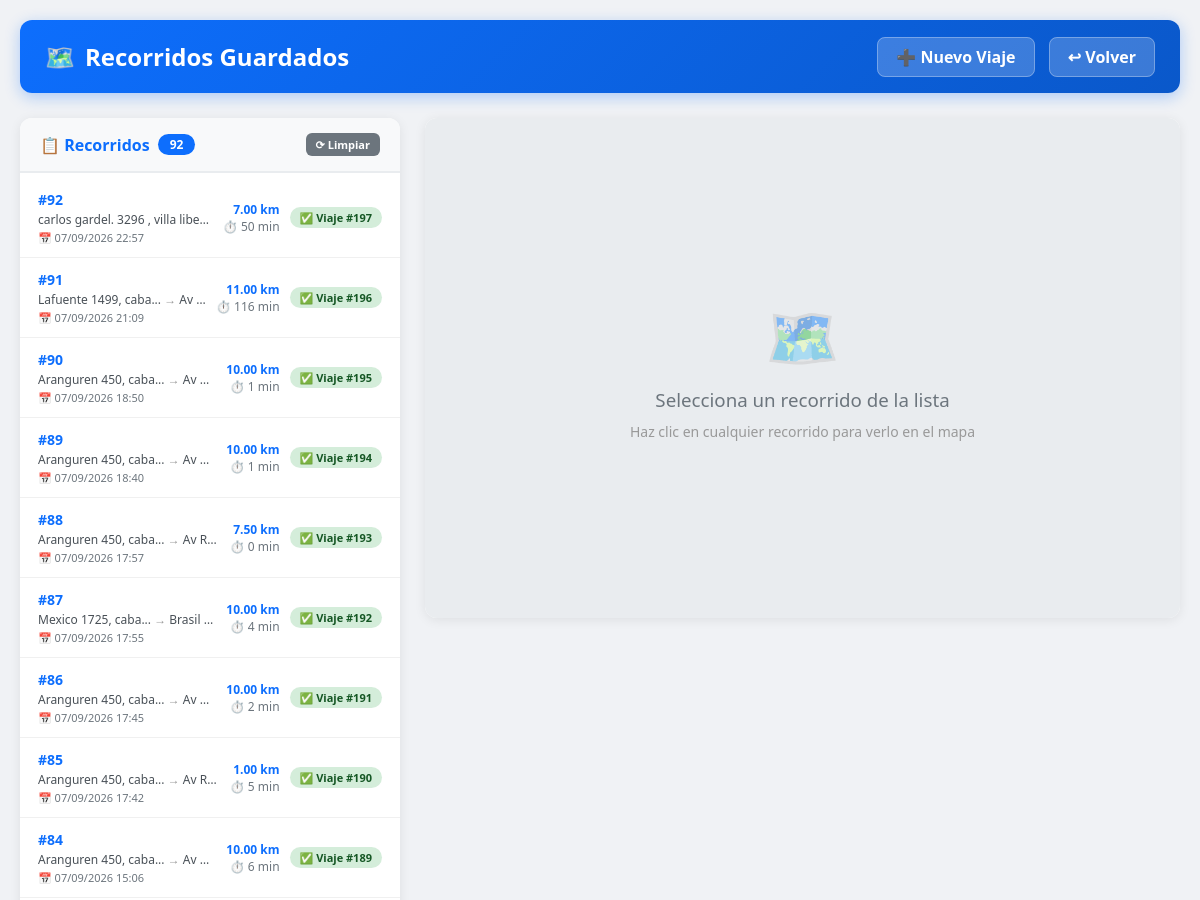
The page /php/00_administracion/despacho_viajes/ver_recorrido_mapa.php (upper part) on the database as committed earlier.
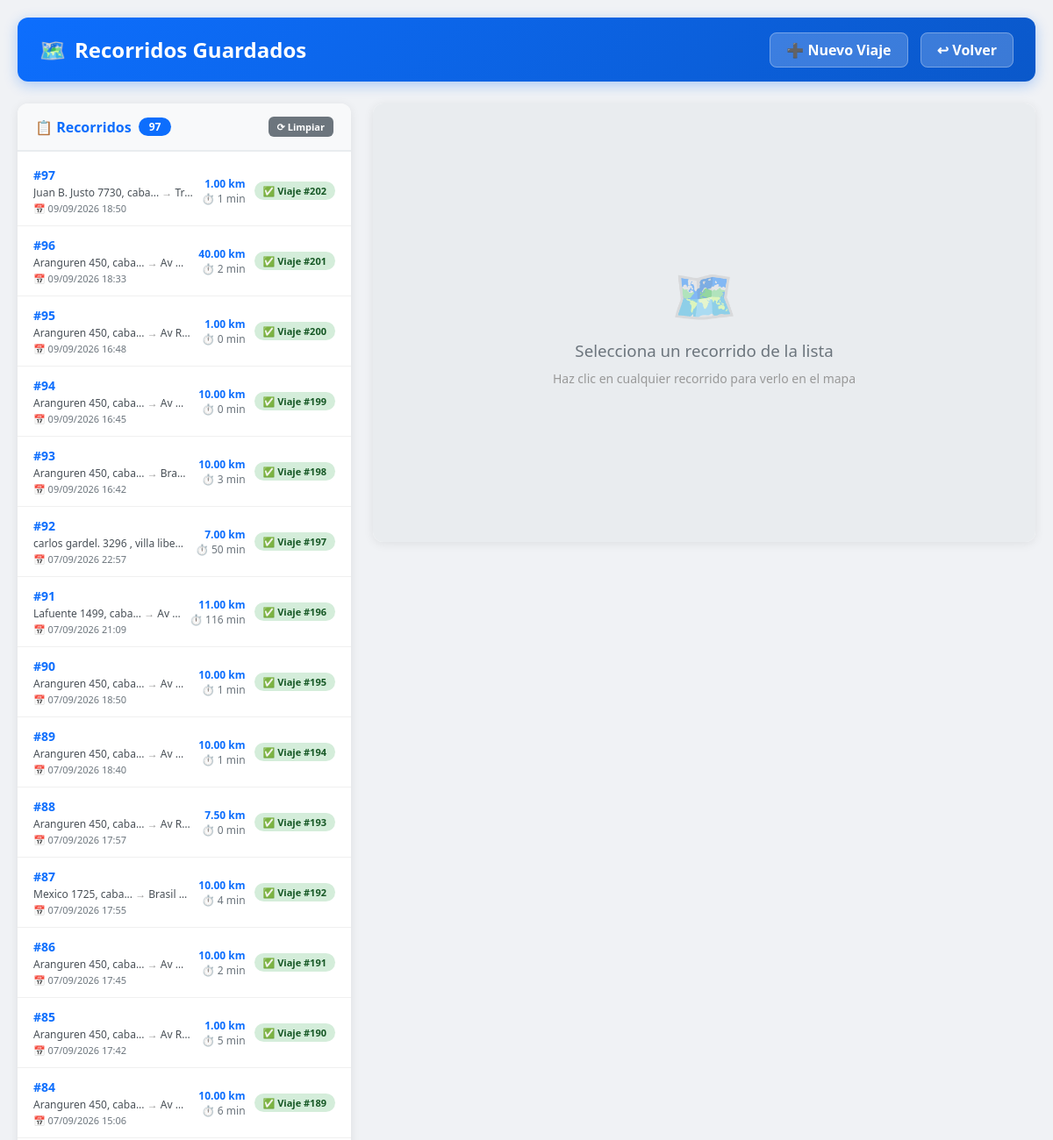
The same page on the database as committed later.
### tables this page shows
CREATE TABLE `recorridos_viaje` (
  `id` int(11) NOT NULL AUTO_INCREMENT,
  `id_viaje` int(11) DEFAULT NULL,
  `movil` varchar(20) NOT NULL,
  `origen` varchar(200) NOT NULL,
  `destino` varchar(200) NOT NULL,
  `origen_lat` decimal(10,8) DEFAULT NULL,
  `origen_lng` decimal(11,8) DEFAULT NULL,
  `destino_lat` decimal(10,8) DEFAULT NULL,
  `destino_lng` decimal(11,8) DEFAULT NULL,
  `distancia` decimal(10,2) DEFAULT NULL COMMENT 'Distancia en km',
  `tiempo` int(11) DEFAULT NULL COMMENT 'Tiempo en minutos',
  `fecha_registro` timestamp NOT NULL DEFAULT current_timestamp(),
  PRIMARY KEY (`id`),
  KEY `idx_viaje` (`id_viaje`),
  KEY `idx_movil` (`movil`)
);

### php/00_administracion/despacho_viajes/ver_recorrido_mapa.php (the view, shortened to what this page needs)
<?php
$conn = conexion();
$id_recorrido = isset($_GET['id']) ? (int)$_GET['id'] : 0;
$recorrido = null;
$viaje = null;
$stmt = $conn->query("SELECT * FROM recorridos_viaje ORDER BY id DESC");
$recorridos = $stmt->fetchAll(PDO::FETCH_ASSOC);
?>
<!DOCTYPE html>
<html lang="es">
<head>
    <link rel="stylesheet" href="https://unpkg.com/leaflet@1.9.4/dist/leaflet.css" />
</head>
<body>
    <div class="container">
        <div class="header">
            <h1><span>🗺️</span> Recorridos Guardados</h1>
            <div>
                <a href="carga_viajes.php" class="btn-volver" style="margin-right:10px;">➕ Nuevo Viaje</a>
                <a href="lista_viajes.php" class="btn-volver">↩ Volver</a>
            </div>
        </div>
        <div class="main-content">
            <div class="listado-container">
                <div class="listado-header">
                    <h3>
                        📋 Recorridos
                        <span class="badge-total"><?= count($recorridos) ?></span>
                    </h3>
                    <div style="display:flex; gap:8px;">
                        <a href="?id=0" class="btn-ver-rec secundario" style="font-size:11px; padding:4px 10px;">⟳ Limpiar</a>
                    </div>
                </div>
                <div class="listado-scroll">
                    <?php if (empty($recorridos)): ?>
                        <div class="empty-listado">
                            <div class="icono">🗺️</div>
                            <p>No hay recorridos guardados</p>
                            <p class="subtitulo">
                                Ve a <a href="carga_viajes.php" style="color:#0d6efd;">carga de viajes</a>,
                                ingresa Origen y Destino y presiona "RECORRIDO"
                            </p>
                        </div>
                    <?php else: ?>
                        <?php foreach ($recorridos as $r): ?>
                            <a href="?id=<?= $r['id'] ?>" style="text-decoration:none; color:inherit; display:block;">
                                <div class="recorrido-item <?= ($id_recorrido == $r['id']) ? 'active' : '' ?>">
                                    <div class="info">
                                        <div class="id">#<?= $r['id'] ?></div>
                                        <div class="direcciones">
                                            <?= htmlspecialchars(substr($r['origen'], 0, 35)) ?>...
                                            <span style="color:#999;">→</span>
                                            <?= htmlspecialchars(substr($r['destino'], 0, 35)) ?>...
                                        </div>
                                        <div class="fecha">📅 <?= date('d/m/Y H:i', strtotime($r['fecha_registro'])) ?></div>
                                    </div>
                                    <div class="distancia-tiempo">
                                        <span class="km"><?= $r['distancia'] ?> km</span>
                                        <span style="color:#6c757d;">⏱️ <?= $r['tiempo'] ?> min</span>
                                    </div>
                                    <span class="estado-badge <?= $r['id_viaje'] ? 'con-viaje' : 'sin-viaje' ?>">
                                        <?= $r['id_viaje'] ? '✅ Viaje #' . $r['id_viaje'] : '⏳ Sin viaje' ?>
                                    </span>
                                </div>
                            </a>
                        <?php endforeach; ?>
                    <?php endif; ?>
                </div>
            </div>
            <div class="mapa-container">
                <?php if ($id_recorrido > 0 && $recorrido): ?>
                    <div id="map"></div>
                    <div class="detalles-container">
                        <div style="display:flex; justify-content:space-between; align-items:center; flex-wrap:wrap; gap:10px; margin-bottom:12px;">
                            <h3 style="color:#0d6efd;">📋 Recorrido #<?= $id_recorrido ?></h3>
                            <?php if ($recorrido['id_viaje']): ?>
                                <a href="lista_viajes.php?editar=<?= $recorrido['id_viaje'] ?>" class="btn-ver-rec">
                                    📝 Ver Viaje #<?= $recorrido['id_viaje'] ?>
                                </a>
                            <?php endif; ?>
                        </div>
                        <div class="grid">
                            <div class="item">
                                <span class="label">📍 Origen:</span>
                                <span class="valor"><?= htmlspecialchars($recorrido['origen']) ?></span>
                            </div>
                            <div class="item">
                                <span class="label">📍 Destino:</span>
                                <span class="valor"><?= htmlspecialchars($recorrido['destino']) ?></span>
                            </div>
                            <div class="item">
                                <span class="label">📏 Distancia:</span>
                                <span class="valor destacado"><?= $recorrido['distancia'] ?> km</span>
                            </div>
                            <div class="item">
                                <span class="label">⏱️ Tiempo:</span>
                                <span class="valor destacado"><?= $recorrido['tiempo'] ?> min</span>
                            </div>
                            <div class="item">
                                <span class="label">🚗 Móvil:</span>
                                <span class="valor"><?= $recorrido['movil'] ?></span>
                            </div>
                            <div class="item">
                                <span class="label">📅 Fecha:</span>
                                <span class="valor"><?= date('d/m/Y H:i', strtotime($recorrido['fecha_registro'])) ?></span>
                            </div>
                            <div class="item" style="grid-column: 1 / -1;">
                                <span class="label">📌 Estado:</span>
                                <span class="valor">
                                    <?php if ($recorrido['id_viaje']): ?>
                                        <span style="color:#28a745; font-weight:600;">✅ Asignado al viaje #<?= $recorrido['id_viaje'] ?></span>
                                    <?php else: ?>
                                        <span style="color:#856404; font-weight:600;">⏳ Sin viaje asignado</span>
                                    <?php endif; ?>
                                </span>
                            </div>
                            <?php if ($viaje): ?>
                                <div class="item" style="grid-column: 1 / -1; background: #d4edda; padding: 8px 12px; border-radius: 6px;">
                                    <span class="label">📝 Viaje:</span>
                                    <span class="valor">
                                        #<?= $viaje['id'] ?> - <?= htmlspecialchars($viaje['nombre_pasaj']) ?>
                                        (<?= $viaje['estado'] ?>)
                                        <?php if ($viaje['asignado_a']): ?>
                                            - Móvil <?= $viaje['asignado_a'] ?>
                                        <?php endif; ?>
                                    </span>
                                </div>
                            <?php endif; ?>
                        </div>
                    </div>
                <?php else: ?>
                    <div class="mapa-placeholder">
                        <div class="icono">🗺️</div>
                        <h3>Selecciona un recorrido de la lista</h3>
                        <p style="color:#999; font-size:14px;">Haz clic en cualquier recorrido para verlo en el mapa</p>
                    </div>
                <?php endif; ?>
            </div>
        </div>
    </div>
</body>
</html>

### php/00_administracion/despacho_viajes/ver_recorrido_mapa.php (style rules this page uses)
* { margin: 0; padding: 0; box-sizing: border-box; }
body { font-family: 'Segoe UI', Tahoma, Geneva, Verdana, sans-serif; background: #f0f2f5; padding: 20px; }
.container { max-width: 1400px; margin: 0 auto; }
.header { background: linear-gradient(135deg, #0d6efd, #0a58ca); color: white; padding: 20px 25px; border-radius: 12px; margin-bottom: 25px; display: flex; justify-content: space-between; align-items: center; flex-wrap: wrap; gap: 15px; box-shadow: 0 4px 15px rgba(13, 110, 253, 0.3); }
.header h1 { font-size: 24px; display: flex; align-items: center; gap: 10px; }
.header .btn-volver { background: rgba(255, 255, 255, 0.2); color: white; padding: 8px 18px; border-radius: 8px; text-decoration: none; font-weight: 600; transition: background 0.3s; border: 1px solid rgba(255, 255, 255, 0.3); }
.main-content { display: grid; grid-template-columns: 380px 1fr; gap: 25px; align-items: start; }
.listado-container { background: white; border-radius: 12px; box-shadow: 0 2px 12px rgba(0, 0, 0, 0.08); overflow: hidden; max-height: calc(100vh - 200px); display: flex; flex-direction: column; }
.listado-header { padding: 15px 20px; background: #f8f9fa; border-bottom: 2px solid #e9ecef; display: flex; justify-content: space-between; align-items: center; flex-shrink: 0; }
.listado-header h3 { font-size: 16px; color: #0d6efd; display: flex; align-items: center; gap: 8px; }
.listado-header .badge-total { background: #0d6efd; color: white; padding: 2px 12px; border-radius: 20px; font-size: 12px; }
.listado-scroll { overflow-y: auto; flex: 1; padding: 5px 0; }
.recorrido-item { padding: 12px 18px; border-bottom: 1px solid #f0f0f0; cursor: pointer; transition: all 0.2s; display: flex; justify-content: space-between; align-items: center; }
.recorrido-item .info { flex: 1; min-width: 0; }
.recorrido-item .info .id { font-weight: 700; color: #0d6efd; font-size: 14px; }
.recorrido-item .info .direcciones { font-size: 12px; color: #495057; margin-top: 2px; white-space: nowrap; overflow: hidden; text-overflow: ellipsis; }
.recorrido-item .info .fecha { font-size: 11px; color: #6c757d; margin-top: 2px; }
.recorrido-item .estado-badge { font-size: 11px; padding: 3px 10px; border-radius: 12px; font-weight: 600; flex-shrink: 0; margin-left: 10px; }
.estado-badge.con-viaje { background: #d4edda; color: #155724; }
.recorrido-item .distancia-tiempo { font-size: 12px; color: #495057; text-align: right; flex-shrink: 0; margin-left: 10px; }
.recorrido-item .distancia-tiempo span { display: block; }
.recorrido-item .distancia-tiempo .km { font-weight: 600; color: #0d6efd; }
.mapa-container { background: white; border-radius: 12px; box-shadow: 0 2px 12px rgba(0, 0, 0, 0.08); overflow: hidden; }
.mapa-placeholder { display: flex; align-items: center; justify-content: center; height: 500px; background: #e9ecef; color: #6c757d; flex-direction: column; gap: 10px; }
.mapa-placeholder .icono { font-size: 60px; opacity: 0.5; }
.mapa-placeholder h3 { font-weight: 400; }
.btn-ver-rec { display: inline-block; padding: 6px 14px; background: #0d6efd; color: white; text-decoration: none; border-radius: 6px; font-size: 13px; font-weight: 600; transition: background 0.2s; border: none; cursor: pointer; }
.btn-ver-rec.secundario { background: #6c757d; }

Rows that differ between the two databases and show on the page:
added recorridos_viaje: id "97", origen "Juan B. Justo 7730, caba", destino "Tr…", fecha_registro "09/09/2026 18:50", distancia "1.00", tiempo "1", id_viaje "202"
added recorridos_viaje: id "96", origen "Aranguren 450, caba", destino "Av…", fecha_registro "09/09/2026 18:33", distancia "40.00", tiempo "2", id_viaje "201"
added recorridos_viaje: id "95", origen "Aranguren 450, caba", destino "Av Ri…", fecha_registro "09/09/2026 16:48", distancia "1.00", tiempo "0", id_viaje "200"
added recorridos_viaje: id "94", origen "Aranguren 450, caba", destino "Av…", fecha_registro "09/09/2026 16:45", distancia "10.00", tiempo "0", id_viaje "199"
added recorridos_viaje: id "93", origen "Aranguren 450, caba", destino "Bra…", fecha_registro "09/09/2026 16:42", distancia "10.00", tiempo "3", id_viaje "198"
Other text that changed with them:
count($recorridos): "92" → "97"
